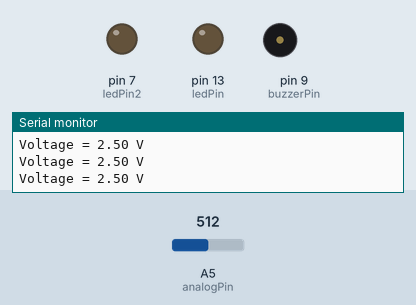
The sketch below on a simulated Arduino Uno, built with avr-gcc and run on an emulated ATmega328P. Parts: output pins drawn as LEDs (lit = HIGH), buzzer (waves = sounding), the last lines printed to the serial monitor. The test bench sets the inputs (shaded band); at power-on: A5 (analogPin) = 512.

Above: at 1.2 s.
1.3 s: A5 (analogPin) set to 600
2.8 s: A5 (analogPin) set to 626
At 4.2 s:
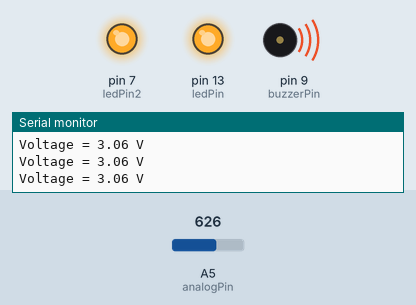
Timing chart, 0 to 5.8 s (numbered marks = the images above; inputs shaded):
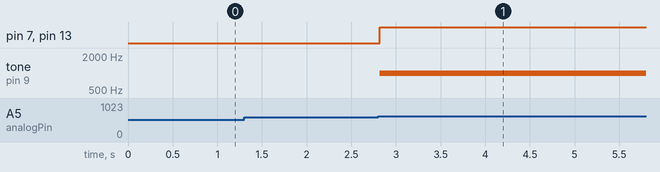

Measured:
- the behaviour switches between 613 and 614 on A5 (analogPin) (found by bisection; images 0 and 1)
- after the input at 2.8 s, pin 7 (ledPin2), pin 13 (ledPin): LOW → HIGH at once; tone on pin 9 (buzzerPin): silent → 1000 Hz at once

The sketch:

the_fourth_lab_.ino
```cpp
const int analogPin = A5;
const int buzzerPin = 9;
const int ledPin = 13;
const int ledPin2 = 7;
float voltage = 0.0;

void setup() {
  Serial.begin(9600);
  pinMode(buzzerPin, OUTPUT);
  pinMode(ledPin, OUTPUT);
    pinMode(ledPin2, OUTPUT);

}

void loop() {
  int sensorValue = analogRead(analogPin);
   voltage = sensorValue * (5.0 / 1023.0);

  Serial.print("Voltage = ");
  Serial.print(voltage);
  Serial.println(" V");

  if (voltage > 3.0 ) {
    tone(buzzerPin, 1000);
    digitalWrite(ledPin, HIGH);
        digitalWrite(ledPin2, HIGH);

  }
  else if (voltage < 2.5 ) {
    noTone(buzzerPin);
    digitalWrite(ledPin, LOW);
        digitalWrite(ledPin2, LOW);


  }

  delay(100);
}
```
